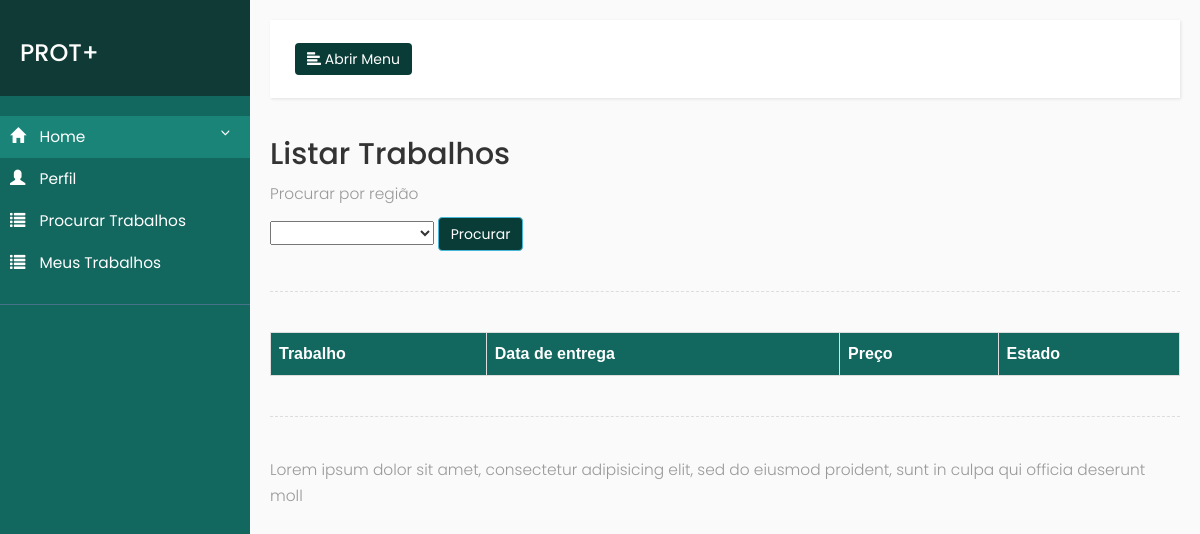
Page /trabalhosProtetico.php (signed in) on the earlier database version.
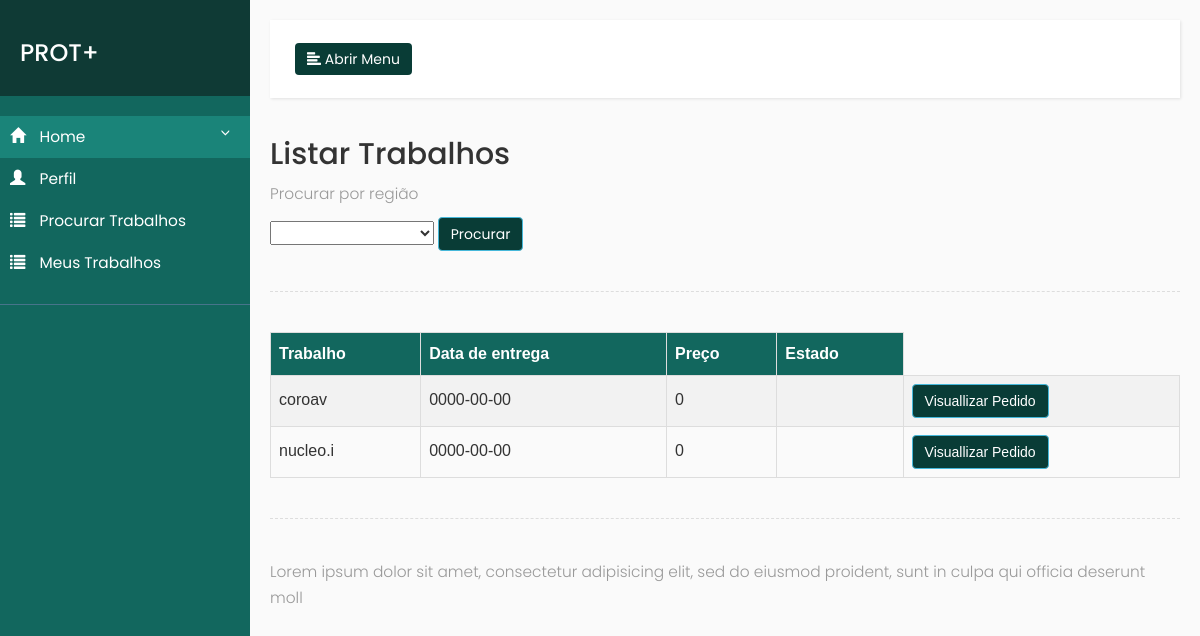
Same page on the later database version.
### tables this page shows
CREATE TABLE `pedidos` (
  `id` int(50) NOT NULL,
  `trabalho` varchar(100) NOT NULL,
  `sexo` varchar(50) NOT NULL,
  `idade_paciente` varchar(50) NOT NULL,
  `num_dente` varchar(50) NOT NULL,
  `cor_dente` varchar(50) NOT NULL,
  `obs` varchar(500) NOT NULL,
  `dentista` varchar(500) NOT NULL,
  `disponibilidade` varchar(400) NOT NULL,
  `protetico_resp` varchar(500) NOT NULL,
  `valor_medio` int(10) NOT NULL,
  `estado` varchar(500) NOT NULL,
  `data_entrega` date NOT NULL
);

### trabalhosProtetico.php (the view, shortened to what this page needs)
<?php
include("conecta.php");
$pesquisaEstado = $_GET['estado'];
$consulta = "SELECT estado, dentista, trabalho, valor_medio, data_entrega FROM pedidos WHERE estado = '$pesquisaEstado'";
$con = $conexao ->query($consulta) or die ($con->error);
?>
        <link rel="stylesheet" href="https://maxcdn.bootstrapcdn.com/bootstrap/3.3.7/css/bootstrap.min.css">
        <link rel="stylesheet" href="css/sidebar.css">
    </head>
    <body>
        <div class="wrapper">
            <nav id="sidebar">
                <div class="sidebar-header">
                    <h3>PROT+</h3>
                </div>
                <ul class="list-unstyled components">
                    <li class="active">
                        <a href="#homeSubmenu" data-toggle="collapse" aria-expanded="false">
                            <i class="glyphicon glyphicon-home"></i>
                            Home
                        </a>
                    </li>
                    <li>
                        <a href="#">
                            <i class="glyphicon glyphicon-user"></i>
                            Perfil
                        </a>
                    </li>
                    <li>
                        <a href="#">
                            <i class="glyphicon glyphicon-list"></i>
                            Procurar Trabalhos
                        </a>
                    </li>
                    <li>
                        <a href="#">
                            <i class="glyphicon glyphicon-list"></i>
                            Meus Trabalhos
                        </a>
                    </li>
                </ul>
            </nav>
            <div id="content">
                <nav class="navbar navbar-default">
                    <div class="container-fluid">
                        <div class="navbar-header">
                            <button type="button" id="sidebarCollapse" class="btn btn-info navbar-btn">
                                <i class="glyphicon glyphicon-align-left"></i>
                                <span>Abrir Menu</span>
                            </button>
                        </div>
                        <div class="collapse navbar-collapse" id="bs-example-navbar-collapse-1">
                        </div>
                    </div>
                </nav>
                <h2>Listar Trabalhos</h2>
                <p>Procurar por região
                 <form  action="trabalhosProtetico.php?estado="  method="get">
                    <select name="estado">
                            <option value=""></option>
                            <option value="AC">Acre</option>
                    </select>
                    <button class="btn btn-info" onclick="pesquisa_Sucesso()" type="submit">Procurar</button>
                </form>
                </p>
                <div class="line"></div>
                <table id="tabelaCustom">
                    <tr>
                        <th>Trabalho</th>
                        <th>Data de entrega</th>
                        <th>Preço</th>
                        <th>Estado</th>
                    </tr>
                    <?php while($dado = $con->fetch_array()){?>
                    <tr>
                        <td style="padding-bottom: 10px;"><?php echo $dado["trabalho"];?></td>
                        <td style="padding-bottom: 10px;"><?php echo $dado["data_entrega"];?></td>
                        <td style="padding-bottom: 10px;"><?php echo $dado["valor_medio"];?></td>
                        <td style="padding-bottom: 10px;"><?php echo $dado["estado"];?></td>
                        <td><button  type="button" class="btn btn-info" data-toggle="modal" data-target="#alterarMODAL<?php echo $dado["id"]?>">Visuallizar Pedido</button></td>
                       </tr>
                    <?php } ?>
                </table>
                <div class="line"></div>
               <p>
                Lorem ipsum dolor sit amet, consectetur adipisicing elit, sed do eiusmod
                proident, sunt in culpa qui officia deserunt moll
                </p>
            </div>
        </div>
    </body>
</html>

### css/sidebar.css (style rules this page uses)
body { font-family: 'Poppins', sans-serif; background: #fafafa; }
.btn-info { background: #093c36; }
p { font-family: 'Poppins', sans-serif; font-size: 1.1em; font-weight: 300; line-height: 1.7em; color: #999; }
a, a:hover, a:focus { color: inherit; text-decoration: none; transition: all 0.3s; }
.navbar { padding: 15px 10px; background: #fff; border: none; border-radius: 0; margin-bottom: 40px; box-shadow: 1px 1px 3px rgba(0, 0, 0, 0.1); }
.navbar-btn { box-shadow: none; outline: none !important; border: none; }
.line { width: 100%; height: 1px; border-bottom: 1px dashed #ddd; margin: 40px 0; }
i, span { display: inline-block; }
.wrapper { display: flex; align-items: stretch; }
#sidebar { min-width: 250px; max-width: 250px; background: #12675e; color: #fff; transition: all 0.3s; }
#sidebar ul li a { text-align: left; }
#sidebar .sidebar-header { padding: 20px; background: #0f3a35; }
#sidebar ul.components { padding: 20px 0; border-bottom: 1px solid #47748b; }
#sidebar ul li a { padding: 10px; font-size: 1.1em; display: block; }
#sidebar ul li a i { margin-right: 10px; }
#sidebar ul li.active > a, a[aria-expanded="true"] { color: #fff; background:#1a8479; }
a[data-toggle="collapse"] { position: relative; }
a[aria-expanded="false"]::before, a[aria-expanded="true"]::before { content: '\e259'; display: block; position: absolute; right: 20px; font-family: 'Glyphicons Halflings'; font-size: 0.6em; }
#content { padding: 20px; min-height: 100vh; transition: all 0.3s; max-width: 100%; }

### trabalhosProtetico.php (style rules this page uses)
#tabelaCustom { font-family: "Trebuchet MS", Arial, Helvetica, sans-serif; border-collapse: collapse; width: 100%; }
#tabelaCustom td, #tabelaCustom th { border: 1px solid #ddd; padding: 8px; }
#tabelaCustom tr:nth-child(even) { background-color: #f2f2f2; }
#tabelaCustom th { padding-top: 12px; padding-bottom: 12px; text-align: left; background-color: #12675e; color: white; }

Differences in the rows shown:
added pedidos: trabalho "coroav", data_entrega "0000-00-00", valor_medio "0"
added pedidos: trabalho "nucleo.i", data_entrega "0000-00-00", valor_medio "0"
